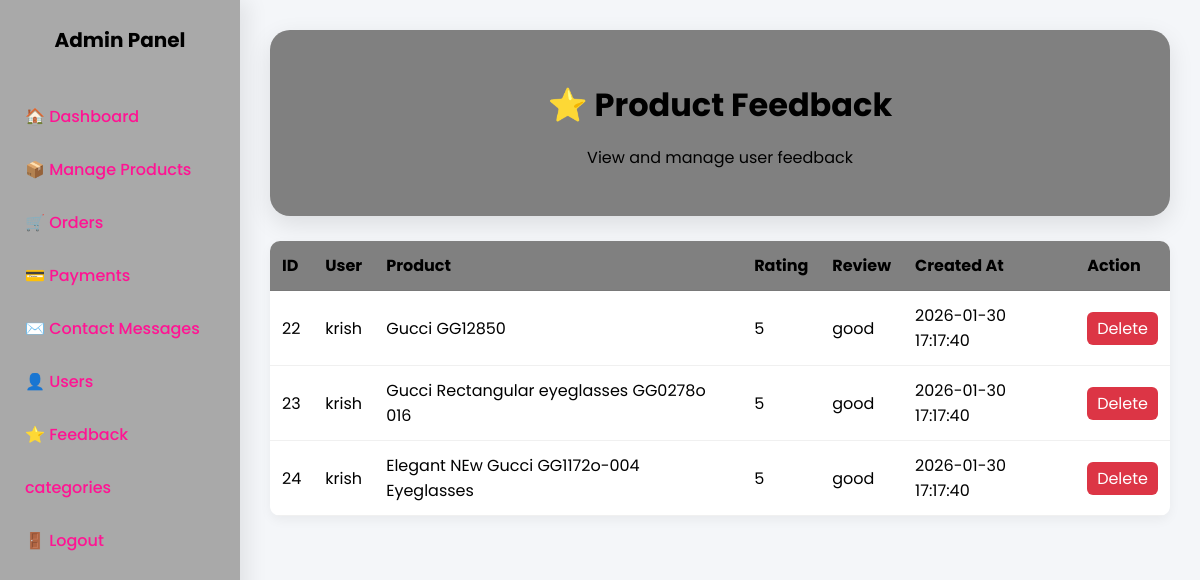
/admin/admin-feedback.php (signed in), run on the app's committed database.
### tables this page shows
CREATE TABLE `feedback` (
  `id` int(11) NOT NULL,
  `user_id` int(11) NOT NULL,
  `order_id` int(11) NOT NULL,
  `product_id` int(11) NOT NULL,
  `rating` int(11) NOT NULL CHECK (`rating` between 1 and 5),
  `review` text DEFAULT NULL,
  `created_at` timestamp NOT NULL DEFAULT current_timestamp()
);

CREATE TABLE `user` (
  `id` int(11) NOT NULL,
  `username` varchar(100) NOT NULL,
  `email` varchar(255) NOT NULL,
  `password` varchar(255) NOT NULL,
  `created_at` timestamp NOT NULL DEFAULT current_timestamp(),
  `reset_token` varchar(255) DEFAULT NULL,
  `reset_expires` datetime DEFAULT NULL,
  `first_name` varchar(100) DEFAULT NULL,
  `last_name` varchar(100) DEFAULT NULL,
  `status` varchar(20) DEFAULT 'active',
  `phone` varchar(20) DEFAULT NULL,
  `address` varchar(20) DEFAULT NULL
);

CREATE TABLE `products` (
  `id` int(11) NOT NULL,
  `main_category_id` int(11) NOT NULL,
  `name` varchar(255) NOT NULL,
  `brand_id` int(11) DEFAULT NULL,
  `gender_id` int(11) DEFAULT NULL,
  `price_category_id` int(11) DEFAULT NULL,
  `price` decimal(12,2) NOT NULL,
  `description` text DEFAULT NULL,
  `image_path` varchar(255) DEFAULT NULL,
  `created_at` timestamp NOT NULL DEFAULT current_timestamp()
);

### admin/admin-feedback.php (the view, shortened to what this page needs)
<?php
require_once __DIR__ . '/../db_connect.php';
$query = "
    SELECT
        f.*,
        u.username AS user_name,
        p.name AS product_name
    FROM feedback f
    JOIN user u ON f.user_id = u.id
    JOIN products p ON f.product_id = p.id
    ORDER BY f.created_at DESC
";
$feedbacks = $mysqli->query($query)->fetch_all(MYSQLI_ASSOC);
?>
<!DOCTYPE html>
<html lang="en">
<head>
</head>
<body>
<div class="sidebar">
    <div class="sidebar-title">Admin Panel</div>
    <a href="admin-dashboard.php">🏠 Dashboard</a>
    <a href="manage-product.php">📦 Manage Products</a>
    <a href="manage-orders.php">🛒 Orders</a>
    <a href="admin-payments.php">💳 Payments</a>
    <a href="admin-contact-messages.php">✉️ Contact Messages</a>
    <a href="admin-users.php">👤 Users</a>
    <a href="admin-feedback.php">⭐ Feedback</a>
    <a href="manage-categories.php">categories</a>
    <a href="logout.php">🚪 Logout</a>
</div>
<div class="main-content">
    <div class="admin-header">
        <h1>⭐ Product Feedback</h1>
        <p>View and manage user feedback</p>
    </div>
    <table>
        <thead>
            <tr>
                <th>ID</th>
                <th>User</th>
                <th>Product</th>
                <th>Rating</th>
                <th>Review</th>
                <th>Created At</th>
                <th>Action</th>
            </tr>
        </thead>
        <tbody>
        <?php if($feedbacks): ?>
            <?php foreach($feedbacks as $f): ?>
                <tr>
                    <td><?= $f['id'] ?></td>
                    <td><?= htmlspecialchars($f['user_name']) ?></td>
                    <td><?= htmlspecialchars($f['product_name']) ?></td>
                    <td><?= $f['rating'] ?></td>
                    <td><?= nl2br(htmlspecialchars($f['review'])) ?></td>
                    <td><?= $f['created_at'] ?></td>
                    <td>
                        <a class="delete" href="admin-feedback.php?delete=<?= $f['id'] ?>" onclick="return confirm('Delete this feedback?')">Delete</a>
                    </td>
                </tr>
            <?php endforeach; ?>
        <?php else: ?>
            <tr><td colspan="7" style="text-align:center;">No feedback found.</td></tr>
        <?php endif; ?>
        </tbody>
    </table>
</div>
</body>
</html>

### admin/admin-feedback.php (style rules this page uses)
:root { --primary: #046307; --secondary: #D4AF37; --muted: #f4f6f9; --text-dark: #333; --text-light: #fff; }
body { font-family: 'Poppins', sans-serif; display: flex; min-height: 100vh; margin: 0; background: var(--muted); }
.sidebar { width: 240px; background: darkgray; color: black; display: flex; flex-direction: column; padding-top: 25px; position: fixed; height: 100vh; box-shadow: 8px 0 20px rgba(0,0,0,0.08); }
.sidebar-title { font-size: 20px; font-weight: 700; text-align: center; margin-bottom: 35px; }
.sidebar a { display: flex; align-items: center; padding: 14px 25px; color: deeppink; text-decoration: none; font-weight: 500; transition: all 0.3s ease; }
.main-content { margin-left: 240px; padding: 30px; width: 100%; }
.admin-header { background: gray; padding: 30px; color: black; border-radius: 20px; margin-bottom: 25px; text-align: center; box-shadow: 0 8px 24px rgba(0,0,0,0.1); }
.admin-header h1 { font-size: 2rem; font-weight: 700; margin-bottom: 5px; }
table { width: 100%; border-collapse: collapse; background: #fff; border-radius: 10px; overflow: hidden; box-shadow: 0 4px 12px rgba(0,0,0,0.05); }
table th, table td { padding: 12px; border-bottom: 1px solid rgba(0,0,0,0.06); text-align: left; }
table th { background: gray; color: black; }
a.delete { background: #dc3545; color: #fff; padding: 5px 10px; border-radius: 6px; text-decoration: none; }

### data on the page
feedback: id "22", user.username "krish", product.name "Gucci GG12850", rating "5", review "good", created_at "2026-01-30 17:17:40"
feedback: id "23", user.username "krish", product.name "Gucci Rectangular eyeglasses GG0278o 016", rating "5", review "good", created_at "2026-01-30 17:17:40"
feedback: id "24", user.username "krish", product.name "Elegant NEw Gucci GG1172o-004 Eyeglasses", rating "5", review "good", created_at "2026-01-30 17:17:40"
